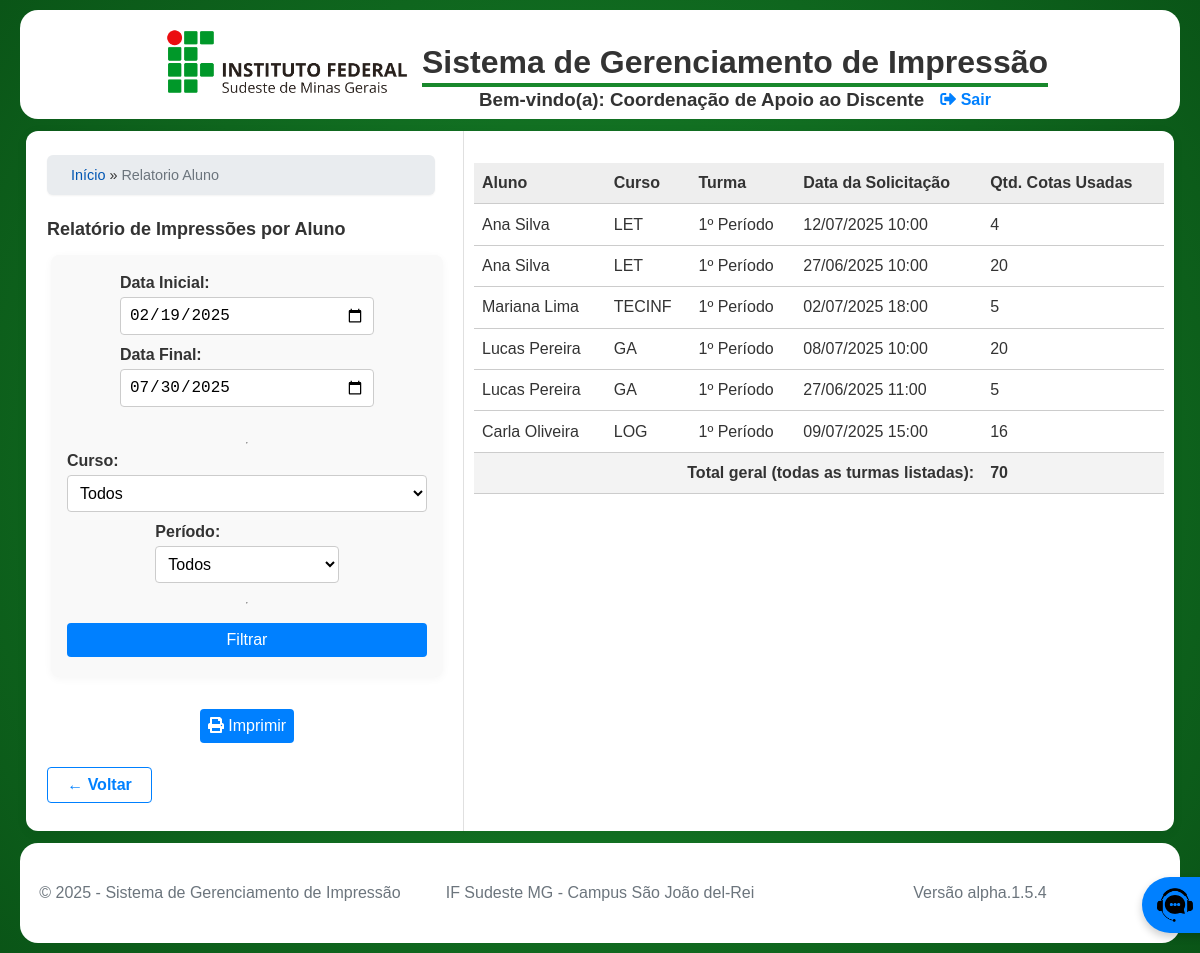
Page /pages/admin_cad/relatorio_aluno.php (signed in) on the committed database.
### tables this page shows
CREATE TABLE `SemestreLetivo` (
  `id` int(11) NOT NULL AUTO_INCREMENT,
  `ano` int(11) NOT NULL,
  `semestre` enum('1','2') NOT NULL,
  `data_inicio` date NOT NULL,
  `data_fim` date NOT NULL,
  PRIMARY KEY (`id`),
  UNIQUE KEY `ano` (`ano`,`semestre`)
);

CREATE TABLE `SolicitacaoImpressao` (
  `id` int(11) NOT NULL AUTO_INCREMENT,
  `cpf_solicitante` char(11) NOT NULL,
  `tipo_solicitante` enum('Aluno','Servidor') NOT NULL,
  `arquivo_path` text DEFAULT NULL,
  `qtd_copias` int(11) NOT NULL,
  `qtd_paginas` int(11) NOT NULL DEFAULT 1,
  `colorida` tinyint(1) NOT NULL DEFAULT 0,
  `status` enum('Nova','Lida','Aceita','Rejeitada') NOT NULL DEFAULT 'Nova',
  `data_criacao` datetime NOT NULL DEFAULT current_timestamp(),
  `reprografo_id` int(11) DEFAULT NULL,
  `arquivada` tinyint(1) NOT NULL DEFAULT 0,
  PRIMARY KEY (`id`),
  KEY `reprografo_id` (`reprografo_id`),
  CONSTRAINT `SolicitacaoImpressao_ibfk_1` FOREIGN KEY (`reprografo_id`) REFERENCES `Reprografo` (`id`) ON DELETE SET NULL
);

CREATE TABLE `Aluno` (
  `matricula` varchar(20) NOT NULL,
  `nome` varchar(100) NOT NULL,
  `sobrenome` varchar(100) NOT NULL,
  `cargo` enum('Líder','Vice-líder','Nenhum') DEFAULT 'Nenhum',
  `email` varchar(100) NOT NULL,
  `cpf` char(11) NOT NULL,
  `senha` varchar(255) NOT NULL,
  `ativo` tinyint(1) DEFAULT 1,
  `cota_id` int(11) DEFAULT NULL,
  `data_fim_validade` date DEFAULT NULL,
  PRIMARY KEY (`matricula`),
  UNIQUE KEY `cpf` (`cpf`),
  KEY `cota_id` (`cota_id`),
  CONSTRAINT `Aluno_ibfk_1` FOREIGN KEY (`cota_id`) REFERENCES `CotaAluno` (`id`) ON DELETE SET NULL
);

CREATE TABLE `Curso` (
  `id` int(11) NOT NULL AUTO_INCREMENT,
  `sigla` varchar(20) NOT NULL,
  `nome_completo` varchar(100) NOT NULL,
  PRIMARY KEY (`id`),
  UNIQUE KEY `sigla` (`sigla`)
);

CREATE TABLE `Turma` (
  `id` int(11) NOT NULL AUTO_INCREMENT,
  `curso_id` int(11) NOT NULL,
  `periodo` varchar(20) NOT NULL,
  PRIMARY KEY (`id`),
  UNIQUE KEY `curso_id` (`curso_id`,`periodo`),
  CONSTRAINT `Turma_ibfk_1` FOREIGN KEY (`curso_id`) REFERENCES `Curso` (`id`) ON DELETE CASCADE
);

### pages/admin_cad/relatorio_aluno.php (the view, shortened to what this page needs)
<?php
require_once '../../includes/config.php';
$hoje = date('Y-m-d');
$stmt_semestre = $conn->prepare("SELECT data_inicio, data_fim FROM SemestreLetivo WHERE :hoje BETWEEN data_inicio AND data_fim ORDER BY data_fim DESC LIMIT 1");
$stmt_semestre->execute([':hoje' => $hoje]);
$semestre_vigente = $stmt_semestre->fetch();
$default_data_ini = $semestre_vigente ? $semestre_vigente->data_inicio : date('Y-m-01');
$default_data_fim = $semestre_vigente ? $semestre_vigente->data_fim : date('Y-m-d');
$data_ini = $_GET['data_ini'] ?? $default_data_ini;
$data_fim = $_GET['data_fim'] ?? $default_data_fim;
$sql = "SELECT
            a.nome, a.sobrenome,
            c.sigla, c.nome_completo,
            t.periodo, t.id as turma_id,
            si.data_criacao,
            (si.qtd_copias * si.qtd_paginas) as total_cotas
        FROM SolicitacaoImpressao si
        JOIN Aluno a ON a.cpf = si.cpf_solicitante
        LEFT JOIN CotaAluno ca ON a.cota_id = ca.id
        LEFT JOIN Turma t ON ca.turma_id = t.id
        LEFT JOIN Curso c ON t.curso_id = c.id
        WHERE si.tipo_solicitante = 'Aluno'
          AND si.data_criacao BETWEEN :data_ini AND :data_fim";
$paramsFiltro = [
    ':data_ini' => $data_ini . ' 00:00:00',
    ':data_fim' => $data_fim . ' 23:59:59'
];
$sql .= " ORDER BY c.nome_completo, t.periodo, a.nome, si.data_criacao DESC";
$stmt = $conn->prepare($sql);
$stmt->execute($paramsFiltro);
$relatorio = $stmt->fetchAll();
$total_geral = 0;
foreach ($relatorio as $r) {
    $total_geral += $r->total_cotas;
}
$is_print_view = isset($_GET['imprimir']) && $_GET['imprimir'] == '1';
if ($is_print_view) :
?>
<!DOCTYPE html>
<html lang="pt-br">
<head>
    <meta charset="utf-8">
    <title>Relatório de Impressões por Aluno</title>
    <link rel="stylesheet" href="../../print_base.css">
    <link rel="icon" type="image/png" href="<?= BASE_URL ?>/favicon.ico">
</head>
<body>
    <div style="text-align:center;margin-bottom:2em;">
        <img src="../../img/logo-if-sjdr-nova-grafia-horizontal.png" alt="Logo IFSudesteMG" style="height:60px;margin-bottom:0.5em;"><br>
        <span style="font-size:1.3em;font-weight:bold;">Coordenação de Apoio ao Discente</span><br>
        <span style="font-size:1.1em;">Relatório de Impressões por Aluno</span><br>
        <span style="font-size:1em;">Período: <?= htmlspecialchars(date('d/m/Y', strtotime($data_ini))) ?> a <?= htmlspecialchars(date('d/m/Y', strtotime($data_fim))) ?></span><br>
        <span style="font-size:0.95em;color:#555;">Emitido em: <?= date('d/m/Y H:i') ?></span>
    </div>
<?php else:
require_once '../../includes/header.php';
?>
<link rel="stylesheet" href="dashboard_cad.css">
<main class="dashboard-layout">
    <aside class="dashboard-aside-relatorio">
        <div class="container-principal">
        <?php
        if (isset($_SESSION['usuario'])) {
            gerar_migalhas();
        }
        ?>
        <h1>Relatório de Impressões por Aluno</h1>
        <form method="GET" class="relatorio-form" id="form-relatorio">
            <div class="form-group">
                <label>Data Inicial:
                    <input type="date" name="data_ini" value="<?= htmlspecialchars($data_ini) ?>" class="form-control">
                </label>
                <label>Data Final:
                    <input type="date" name="data_fim" value="<?= htmlspecialchars($data_fim) ?>" class="form-control">
                </label>
            </div>
            <hr>
            <label>Curso:
                <select name="curso_id">
                    <option value="">Todos</option>
                </select>
            </label>
            <label>Período:
                <select name="periodo">
                    <option value="">Todos</option>
                </select>
            </label>
            <hr>
            <button type="submit" class="btn-menu">Filtrar</button>
        </form>
        <div class="container-imprimir">
            <button type="button" class="btn-menu" onclick="imprimirRelatorio()"><i class="fas fa-print"></i> Imprimir</button>
        </div>
        <div>
            <a class="btn-back" href="dashboard_cad.php">&larr; Voltar</a>
        </div>
    </aside>
<?php endif; ?>
    <section class="dashboard-main">
        <div class="responsive-table">
            <table>
                <thead>
                    <tr>
                        <th>Aluno</th>
                        <th>Curso</th>
                        <th>Turma</th>
                        <th>Data da Solicitação</th>
                        <th>Qtd. Cotas Usadas</th>
                    </tr>
                </thead>
                <tbody>
                    <?php if (empty($relatorio)): ?>
                        <tr><td colspan="5" style="text-align:center; color:#888;">Nenhum registro encontrado para os filtros selecionados.</td></tr>
                    <?php else: ?>
                        <?php foreach ($relatorio as $r): ?>
                        <tr>
                            <td><?= htmlspecialchars($r->nome . ' ' . $r->sobrenome) ?></td>
                            <td><?= htmlspecialchars($r->sigla) ?></td>
                            <td><?= htmlspecialchars($r->periodo) ?></td>
                            <td><?= date('d/m/Y H:i', strtotime($r->data_criacao)) ?></td>
                            <td><?= $r->total_cotas ?></td>
                        </tr>
                        <?php endforeach; ?>
                        <tr style="font-weight:bold;background:#f3f3f3;">
                            <td colspan="4" style="text-align:right;">Total geral (todas as turmas listadas):</td>
                            <td><?= $total_geral ?></td>
                        </tr>
                    <?php endif; ?>
                </tbody>
            </table>
        </div>
    </section>
</main>
<?php if ($is_print_view): ?>
    <script>window.onload = () => window.print();</script>
</body>
</html>
<?php else: ?>
<?php require_once '../../includes/footer.php'; ?>
<?php endif; ?>

### includes/header.php (shortened to what this page needs)
<!DOCTYPE html>
<html lang="pt-BR">
<head>
    <link rel="stylesheet" href="<?= BASE_URL ?>/styles.css">
    <link rel="stylesheet" href="https://cdnjs.cloudflare.com/ajax/libs/font-awesome/5.15.4/css/all.min.css">
</head>
<body>
<header>
    <div>
        <img src="<?= BASE_URL ?>/img/logo_horizontal_ifsudestemg.png" alt="logomarca do IF">
    </div>
    <div class="header-title">
        <h1><?= SITE_NAME ?></h1>
        <hr>
        <?php if (isset($_SESSION['usuario']) && !empty($_SESSION['usuario'])): ?>
            <div class="user-info">
                <h3>Bem-vindo(a): <?= htmlspecialchars($_SESSION['usuario']['nome'] . (isset($_SESSION['usuario']['sobrenome']) ? ' ' . $_SESSION['usuario']['sobrenome'] : '')) ?></h3>
                <a class="logout" href="<?= BASE_URL ?>/includes/logout.php"><i class="fas fa-sign-out-alt"></i> Sair</a>
            </div>
        <?php endif; ?>
    </div>
</header>

### includes/config.php (shortened to what this page needs)
<?php
function gerar_migalhas() {
    $migalhas = '<a href="' . BASE_URL . '/index.php">Início</a>';
    $caminho = parse_url($_SERVER['REQUEST_URI'], PHP_URL_PATH);
    $caminho_base = parse_url(BASE_URL, PHP_URL_PATH);
    if (strpos($caminho, $caminho_base) === 0) {
        $caminho = substr($caminho, strlen($caminho_base));
    }
    $partes = explode('/', trim($caminho, '/'));
    $partes_ignoradas = ['pages', 'admin', 'admin_cad', 'admin_coen', 'aluno', 'servidor', 'reprografo'];
    $url_parcial = BASE_URL;
    foreach ($partes as $parte) {
        if (empty($parte) || in_array($parte, $partes_ignoradas)) {
            $url_parcial .= '/' . $parte;
            continue;
        }
        $url_parcial .= '/' . $parte;
        $nome_exibicao = str_replace(['_', '.php'], [' ', ''], $parte);
        $nome_exibicao = ucwords($nome_exibicao);
        $mapa_nomes = [
            'Dashboard Cad' => 'Painel CAD',
            'Dashboard Coen' => 'Painel COEN',
            'Configurar Semestre' => 'Configurações de Semestre',
            'Gerenciar Turmas' => 'Gerenciar Turmas',
            'Form Aluno' => 'Formulário de Aluno',
            'Form Servidor' => 'Formulário de Servidor',
            'Historico Solicitacoes' => 'Histórico de Solicitações',
            'Relatorio Reprografo' => 'Relatório Reprografia',
        ];
        $nome_exibicao = $mapa_nomes[$nome_exibicao] ?? $nome_exibicao;
        if ($parte === end($partes)) {
            $migalhas .= ' &raquo; <span>' . htmlspecialchars($nome_exibicao) . '</span>';
        } else {
            $migalhas .= ' &raquo; <a href="' . $url_parcial . '">' . htmlspecialchars($nome_exibicao) . '</a>';
        }
    }
    echo '<nav class="trilha-migalhas">' . $migalhas . '</nav>';
}

### includes/footer.php (shortened to what this page needs)
    <footer>
        <p>&copy; <?php echo CURRENT_YEAR; ?> - <?php echo SITE_NAME; ?></p>
        <p>IF Sudeste MG - Campus São João del-Rei</p>
        <p>Versão alpha.1.5.4</p>
    </footer>
    <a href="<?= BASE_URL ?>/pages/utils/suporte.php" class="suporte-btn">
        <img src="<?= BASE_URL ?>/img/suporte.png" alt="Suporte" class="icone">
    </a>
</body>
</html>

### styles.css (style rules this page uses)
body { background: radial-gradient(circle at center, #19882c, #0A5517); background-attachment: fixed; font-family: Arial, sans-serif; margin: 0; padding: 0; color: #333; }
header { display: flex; justify-content: center; align-items: center; margin: 10px 20px; padding: 5px; background-color: #FFF; border-radius: 18px; }
header img { width: 250px; margin: 10px; }
header hr { border: 0; height: 4px; background-color: #19882c; margin-top: -20px; }
a { text-decoration: none; }
.logout { color: #0080ff; font-weight: bold; font-size: 16px; }
.user-info { display: flex; align-items: center; justify-content: center; gap: 1rem; margin-top: -24px; margin-bottom: -24px; }
footer { display: flex; justify-content: center; align-items: center; padding: 10px; margin: 10px 20px; height: 80px; border-radius: 18px; text-align: center; font-size: 16px; color: #6c757d; background-color: #FFF; position: relative; }
footer p { margin: 0; flex: 1; }
.suporte-btn { position: fixed; bottom: 20px; right: 20px; margin-right: -150px; background-color: #0080ff; color: white; border: none; border-radius: 50px; padding: 10px 15px; cursor: pointer; display: flex; align-items: center; box-shadow: 0 4px 8px rgba(0, 0, 0, 0.2); z-index: 1000; transition: all 0.3s ease; }
.suporte-btn .icone { width: 36px; height: 36px; margin-right: 10px; }
.form-group { margin-bottom: 1rem; }
.form-group label { display: block; margin-bottom: 0.5rem; font-weight: bold; }
.form-group input { width: 90%; padding: 0.75rem; border: 1px solid #ddd; border-radius: 4px; font-size: 1rem; }
.dashboard-layout { display: flex; min-height: 700px; background: #fff; margin: 12px 26px; border-radius: 12px; box-shadow: 0 2px 12px rgba(0,0,0,0.06); }
.dashboard-main { margin-left: 10px; margin-right: 10px; width: 65%; flex: 1; min-width: 0; padding: 1rem 0 1rem 0; }
.btn-back { display: inline-block; margin: 1.5rem auto 0 auto; background: #fff; color: #0080ff; border: 1px solid #0080ff; border-radius: 4px; padding: 0.5rem 1.2rem; font-size: 1em; font-weight: 600; text-align: center; text-decoration: none; transition: background 0.2s, color 0.2s; }
.trilha-migalhas { background-color: #e9ecef; width: 85%; padding: 0.75rem 1.5rem; border-radius: 6px; margin-bottom: 1.5rem; font-size: 0.9rem; box-shadow: 0 1px 2px rgba(0,0,0,0.05); }
.trilha-migalhas a { color: #0056b3; text-decoration: none; transition: color 0.2s; }
.trilha-migalhas span { color: #6c757d; font-weight: 500; }

### pages/admin_cad/dashboard_cad.css (style rules this page uses)
aside { width: 40%; margin-left: 5px; }
aside h1 { font-size: 18px; }
.dashboard-aside-relatorio { width: 400px; border-right: 1px solid #e0e0e0; padding: 1.5rem 1rem 1rem 1rem; display: flex; flex-direction: column; gap: 1.5rem; }
.relatorio-form { align-items: center; flex-direction: row; width: 90%; max-width: 600px; margin-bottom: 1rem; }
.relatorio-form { display: flex; flex-direction: column; width: 90%; max-width: 500px; margin: 0 auto 2em auto; background: #f9f9f9; border-radius: 8px; padding: 1.2rem 1rem 1rem 1rem; box-shadow: 0 2px 8px rgba(0,0,0,0.04); }
.relatorio-form label { font-weight: 600; margin-bottom: 0.2rem; }
.relatorio-form input, .relatorio-form select { width: 100%; min-width: 0; max-width: 100%; margin-top: 0.3rem; margin-bottom: 0.5rem; border: 1px solid #ccc; border-radius: 4px; background: #fff; box-sizing: border-box; padding: 0.5rem; font-size: 1rem; }
.relatorio-form button { width: 100%; min-width: 0; max-width: 100%; background-color: #0080ff; color: white; border: none; border-radius: 4px; cursor: pointer; margin-top: 0.7rem; margin-bottom: 0.2rem; font-size: 1rem; padding: 0.5rem; text-align: center; text-decoration: none; transition: background 0.2s; }
.btn-menu { color: #FFF; border: none; border-radius: 4px; padding: 0.5rem; font-size: 1rem; background-color: #0080ff; }
.responsive-table { width: 100%; overflow-x: auto; margin: 0 auto; padding: 1rem 0; }
table { width: 100%; border-collapse: collapse; background: #fff; margin-bottom: 1rem; }
thead { background-color: #eee; }
th, td { padding: 0.7rem 0.5rem; text-align: left; border-bottom: 1px solid #ccc; }
.container-imprimir { align-items: center; text-align: center; margin-top: 1em; }

### rows in the picture
semestreletivo: data_ini "02/19/2025", data_fim "07/30/2025"
solicitacaoimpressao: aluno.nome+sobrenome "Ana Silva", curso.sigla "LET", turma.periodo "1º Período", data_criacao "12/07/2025 10:00", total_cotas "4"
solicitacaoimpressao: aluno.nome+sobrenome "Ana Silva", curso.sigla "LET", turma.periodo "1º Período", data_criacao "27/06/2025 10:00", total_cotas "20"
solicitacaoimpressao: aluno.nome+sobrenome "Mariana Lima", curso.sigla "TECINF", turma.periodo "1º Período", data_criacao "02/07/2025 18:00", total_cotas "5"
solicitacaoimpressao: aluno.nome+sobrenome "Lucas Pereira", curso.sigla "GA", turma.periodo "1º Período", data_criacao "08/07/2025 10:00", total_cotas "20"
solicitacaoimpressao: aluno.nome+sobrenome "Lucas Pereira", curso.sigla "GA", turma.periodo "1º Período", data_criacao "27/06/2025 11:00", total_cotas "5"
solicitacaoimpressao: aluno.nome+sobrenome "Carla Oliveira", curso.sigla "LOG", turma.periodo "1º Período", data_criacao "09/07/2025 15:00", total_cotas "16"

### other values in the picture
SITE_NAME "Sistema de Gerenciamento de Impressão"
$nome_exibicao "Relatorio Aluno"
$total_geral "70"
CURRENT_YEAR "2025"
